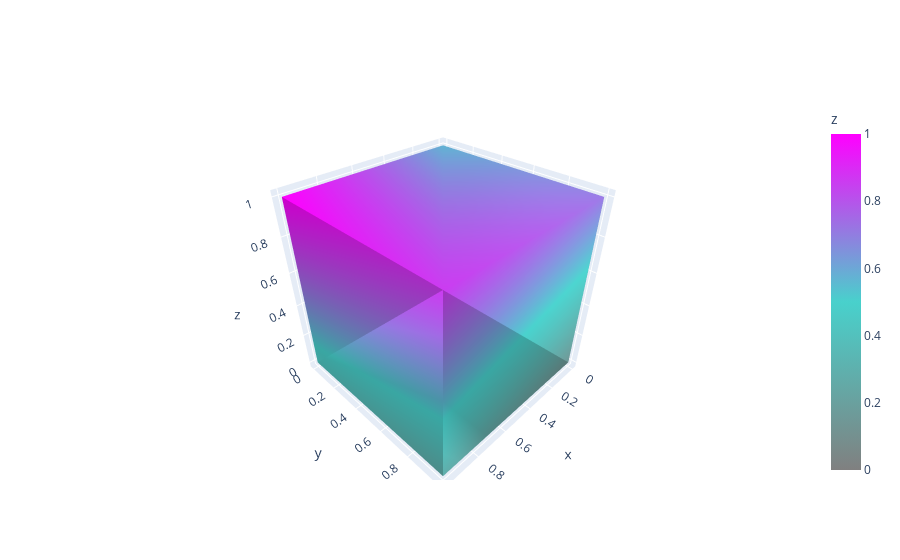

Write notebook code for a chart like this one.
### Markdown cell above
## CUBE PLOTLY

### Code cell
#Cube Plotly

import plotly.graph_objects as go
import numpy as np

fig = go.Figure(data=[
    go.Mesh3d(

        x=[0, 0, 1, 1, 0, 0, 1, 1],
        y=[0, 1, 1, 0, 0, 1, 1, 0],
        z=[0, 0, 0, 0, 1, 1, 1, 1],
        colorbar_title='z',
        colorscale=[[0, 'gray'],
                    [0.5, 'mediumturquoise'],
                    [1, 'magenta']],
        intensity = np.linspace(0, 1, 8, endpoint=True),

        i = [7, 0, 0, 0, 4, 4, 6, 6, 4, 0, 3, 2],
        j = [3, 4, 1, 2, 5, 6, 5, 2, 0, 1, 6, 3],
        k = [0, 7, 2, 3, 6, 7, 1, 1, 5, 5, 7, 6],
        name='y',
        showscale=True
    )
])

fig.show()

### Figure 1 — Plotly figure (JSON) as saved in the notebook; plotly's stock layout.template omitted (floating-point values rounded to 4 significant figures)
{"data": [{"colorbar": {"title": {"text": "z"}}, "colorscale": [[0, "gray"], [0.5, "mediumturquoise"], [1, "magenta"]], "i": [7, 0, 0, 0, 4, 4, 6, 6, 4, 0, 3, 2], "intensity": [0, 0.1429, 0.2857, 0.4286, 0.5714, 0.7143, 0.8571, 1], "j": [3, 4, 1, 2, 5, 6, 5, 2, 0, 1, 6, 3], "k": [0, 7, 2, 3, 6, 7, 1, 1, 5, 5, 7, 6], "name": "y", "showscale": true, "type": "mesh3d", "x": [0, 0, 1, 1, 0, 0, 1, 1], "y": [0, 1, 1, 0, 0, 1, 1, 0], "z": [0, 0, 0, 0, 1, 1, 1, 1]}], "layout": {}}
